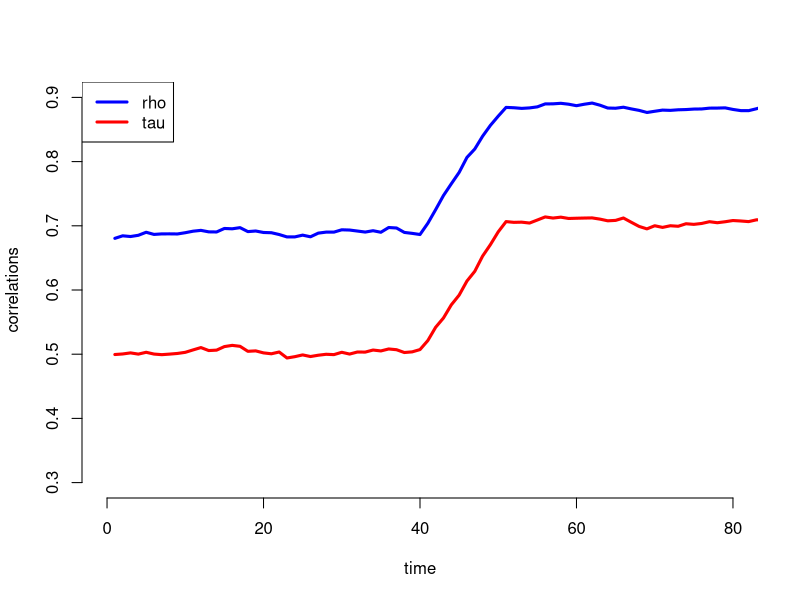

This figure's R source:
# Short Monte Carlo to establish whether Kendall's tau is affected by
# changes in volatilities

volChange <- 0 # set to 1 for no contagion but volatility change

mcReps <- 500

if (volChange == 1){
  vol1 <- 2
  vol2 <- 1  
  cont <- matrix(1,50,2)
} else {
  vol1 <- 1
  vol2 <- 1  
  cont <- c(matrix(1,50,1),matrix(2,50,1))
}

rhos <- matrix(0,90,mcReps)
taus <- matrix(0,90,mcReps)

for (mcind in 1:mcReps){
  err1 <- c(rnorm(50,0,1),rnorm(50,0,vol1))
  err2 <- c(rnorm(50,0,1),rnorm(50,0,vol2))
  y1 <- err1
  y2 <- cont*y1 + err2

  for (ind in 11:100){
    rhos[(ind-10),mcind] <- cor(y1[(ind-10):ind],y2[(ind-10):ind],method="pearson")
    taus[(ind-10),mcind] <- cor(y1[(ind-10):ind],y2[(ind-10):ind],method="kendall")
  }
}

rm <- rowMeans(rhos)
tm <- rowMeans(taus)

plot(c(0,80),c(0.3,0.9),type="n",xlab="time",ylab="correlations",axes=F)
axis(1)
axis(2)
lines(rm,type="l",col="blue",lwd=3)
lines(tm,type="l",col="red",lwd=3)
legend('topleft', c("rho","tau") ,lty=1,lwd=3,col=c('blue', 'red'))